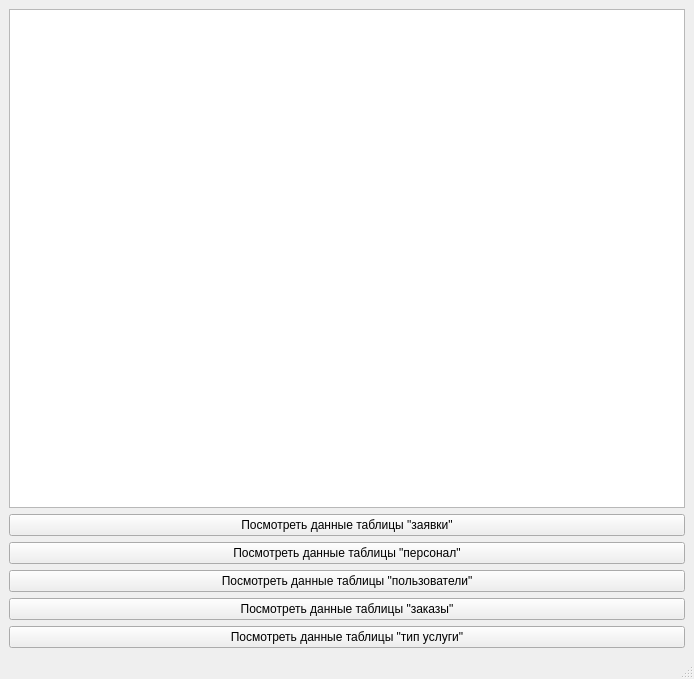
<?xml version="1.0" encoding="UTF-8"?>
<ui version="4.0">
 <class>MainWindow</class>
 <widget class="QMainWindow" name="MainWindow">
  <property name="geometry">
   <rect>
    <x>0</x>
    <y>0</y>
    <width>694</width>
    <height>679</height>
   </rect>
  </property>
  <property name="windowTitle">
   <string>MainWindow</string>
  </property>
  <widget class="QWidget" name="centralwidget">
   <layout class="QVBoxLayout" name="verticalLayout">
    <item>
     <widget class="QListWidget" name="listWidget"/>
    </item>
    <item>
     <widget class="QPushButton" name="pushButton">
      <property name="text">
       <string>Посмотреть данные таблицы &quot;заявки&quot;</string>
      </property>
     </widget>
    </item>
    <item>
     <widget class="QPushButton" name="pushButton_3">
      <property name="text">
       <string>Посмотреть данные таблицы &quot;персонал&quot;</string>
      </property>
     </widget>
    </item>
    <item>
     <widget class="QPushButton" name="pushButton_2">
      <property name="text">
       <string>Посмотреть данные таблицы &quot;пользователи&quot;</string>
      </property>
     </widget>
    </item>
    <item>
     <widget class="QPushButton" name="pushButton_4">
      <property name="text">
       <string>Посмотреть данные таблицы &quot;заказы&quot;</string>
      </property>
     </widget>
    </item>
    <item>
     <widget class="QPushButton" name="pushButton_5">
      <property name="text">
       <string>Посмотреть данные таблицы &quot;тип услуги&quot;</string>
      </property>
     </widget>
    </item>
   </layout>
  </widget>
  <widget class="QStatusBar" name="statusbar"/>
 </widget>
 <resources/>
 <connections/>
</ui>
